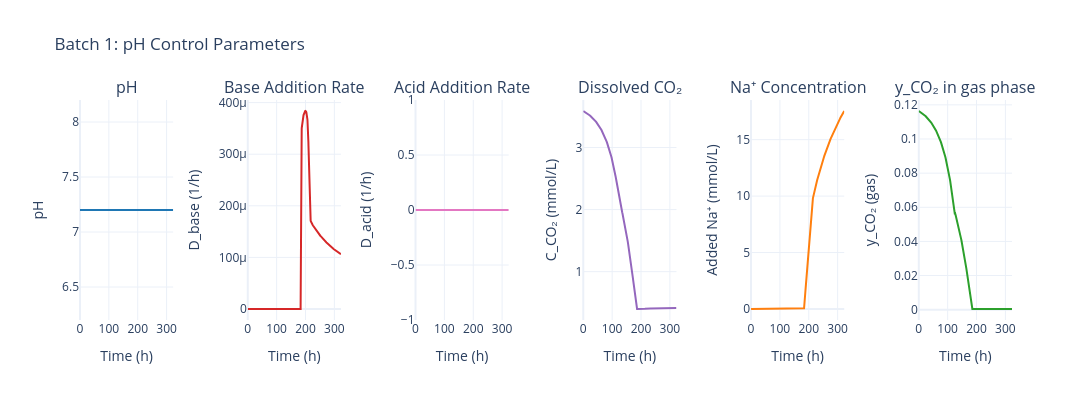

Notebook source saved alongside this figure:
### Code cell
# pH plots
fig = data.plot_pH_control(batch_number=BATCH_NUMBER)
fig.show()

### Figure 1 — Plotly figure (JSON) as saved in the notebook; plotly's stock layout.template omitted (floating-point values rounded to 4 significant figures; data arrays with more than 128 entries replaced by an {"elided": "..."} marker saying what was removed)
{"data": [{"hovertemplate": "Time: %{x:.1f} h<br>pH: %{y:.2f}<extra></extra>", "line": {"color": "#1f77b4", "width": 2}, "mode": "lines", "name": "pH", "type": "scatter", "x": {"elided": "1435 float values"}, "xaxis": "x", "y": {"elided": "1435 float values"}, "yaxis": "y"}, {"hovertemplate": "Time: %{x:.1f} h<br>D_base: %{y:.4f} 1/h<extra></extra>", "line": {"color": "#d62728", "width": 2}, "mode": "lines", "name": "D_base", "type": "scatter", "x": {"elided": "1435 float values"}, "xaxis": "x2", "y": {"elided": "1435 float values"}, "yaxis": "y2"}, {"hovertemplate": "Time: %{x:.1f} h<br>D_acid: %{y:.4f} 1/h<extra></extra>", "line": {"color": "#e377c2", "width": 2}, "mode": "lines", "name": "D_acid", "type": "scatter", "x": {"elided": "1435 float values"}, "xaxis": "x3", "y": {"elided": "1435 float values"}, "yaxis": "y3"}, {"hovertemplate": "Time: %{x:.1f} h<br>C_CO₂: %{y:.2f} mmol/L<extra></extra>", "line": {"color": "#9467bd", "width": 2}, "mode": "lines", "name": "C_CO₂", "type": "scatter", "x": {"elided": "1435 float values"}, "xaxis": "x4", "y": {"elided": "1435 float values"}, "yaxis": "y4"}, {"hovertemplate": "Time: %{x:.1f} h<br>Added Na⁺: %{y:.1f} mmol/L<extra></extra>", "line": {"color": "#ff7f0e", "width": 2}, "mode": "lines", "name": "Added Na⁺", "type": "scatter", "x": {"elided": "1435 float values"}, "xaxis": "x5", "y": {"elided": "1435 float values"}, "yaxis": "y5"}, {"hovertemplate": "Time: %{x:.1f} h<br>y_CO₂ (gas): %{y:.2f}<extra></extra>", "line": {"color": "#2ca02c", "width": 2}, "mode": "lines", "name": "y_CO₂ (gas)", "type": "scatter", "x": {"elided": "1435 float values"}, "xaxis": "x6", "y": {"elided": "1435 float values"}, "yaxis": "y6"}], "layout": {"annotations": [{"font": {"size": 16}, "showarrow": false, "text": "pH", "x": 0.05, "xanchor": "center", "xref": "paper", "y": 1, "yanchor": "bottom", "yref": "paper"}, {"font": {"size": 16}, "showarrow": false, "text": "Base Addition Rate", "x": 0.23, "xanchor": "center", "xref": "paper", "y": 1, "yanchor": "bottom", "yref": "paper"}, {"font": {"size": 16}, "showarrow": false, "text": "Acid Addition Rate", "x": 0.41, "xanchor": "center", "xref": "paper", "y": 1, "yanchor": "bottom", "yref": "paper"}, {"font": {"size": 16}, "showarrow": false, "text": "Dissolved CO₂", "x": 0.59, "xanchor": "center", "xref": "paper", "y": 1, "yanchor": "bottom", "yref": "paper"}, {"font": {"size": 16}, "showarrow": false, "text": "Na⁺ Concentration", "x": 0.77, "xanchor": "center", "xref": "paper", "y": 1, "yanchor": "bottom", "yref": "paper"}, {"font": {"size": 16}, "showarrow": false, "text": "y_CO₂ in gas phase", "x": 0.95, "xanchor": "center", "xref": "paper", "y": 1, "yanchor": "bottom", "yref": "paper"}], "font": {"size": 12}, "height": 400, "showlegend": false, "title": {"text": "Batch 1: pH Control Parameters"}, "width": 2100, "xaxis": {"anchor": "y", "domain": [0, 0.1], "title": {"text": "Time (h)"}}, "xaxis2": {"anchor": "y2", "domain": [0.18, 0.28], "title": {"text": "Time (h)"}}, "xaxis3": {"anchor": "y3", "domain": [0.36, 0.46], "title": {"text": "Time (h)"}}, "xaxis4": {"anchor": "y4", "domain": [0.54, 0.64], "title": {"text": "Time (h)"}}, "xaxis5": {"anchor": "y5", "domain": [0.72, 0.82], "title": {"text": "Time (h)"}}, "xaxis6": {"anchor": "y6", "domain": [0.9, 1.0], "title": {"text": "Time (h)"}}, "yaxis": {"anchor": "x", "domain": [0, 1], "title": {"text": "pH"}}, "yaxis2": {"anchor": "x2", "domain": [0, 1], "title": {"text": "D_base (1/h)"}}, "yaxis3": {"anchor": "x3", "domain": [0, 1], "title": {"text": "D_acid (1/h)"}}, "yaxis4": {"anchor": "x4", "domain": [0, 1], "title": {"text": "C_CO₂ (mmol/L)"}}, "yaxis5": {"anchor": "x5", "domain": [0, 1], "title": {"text": "Added Na⁺ (mmol/L)"}}, "yaxis6": {"anchor": "x6", "domain": [0, 1], "title": {"text": "y_CO₂ (gas)"}}}}
